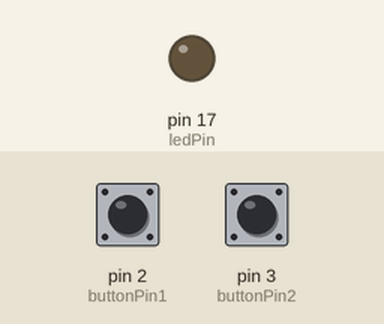
This sketch was run on a simulated Arduino Mega 2560, built with avr-gcc and run on an emulated ATmega2560. Shown: output pins drawn as LEDs (lit = HIGH). Dashed ring = blinking. The inputs (shaded band) are chosen by the test bench; at power-on: pin 2 (buttonPin1) LOW, pin 3 (buttonPin2) LOW. The modem accepts every AT command (registered, SIM ready, sends succeed) and sends nothing else; what the sketch prints to the serial monitor is not drawn.

Above: at 0.1 s.
At 2.4 s:
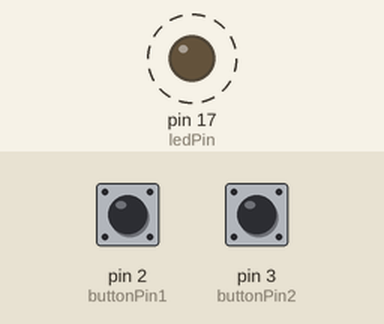
2.5 s: pin 2 (buttonPin1) pulled HIGH for 0.15 s
Timing chart, 0 to 11.5 s (numbered marks = the images above; inputs shaded):
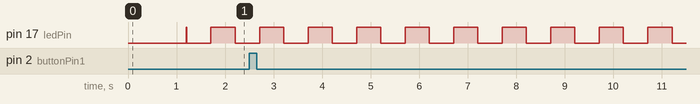

The sketch:

lora_pedals.ino
```cpp
// Define the pins for the buttons
const int buttonPin1 = 2;
const int buttonPin2 = 3;
const int ledPin = 17;
const int blinkIntervalMs = 500;

void setup() {
  // Initialize serial communication
  Serial.begin(9600);
  Serial1.begin(115200);

  // Set the button pins as inputs
  pinMode(buttonPin1, INPUT);
  pinMode(buttonPin2, INPUT);

  // led
  pinMode(ledPin, OUTPUT);

  Serial1.print("AT+ADDRESS=5\r\n");        // address 5 = pedals
  delay(100);
  Serial1.print("AT+NETWORKID=18\r\n");
  delay(100);
  Serial1.print("AT+MODE=2,500,60000\r\n"); // smart rx mode [2] [rxtime_ms] [sleeptime_ms]
  delay(1000);

  digitalWrite(ledPin, HIGH);
  Serial1.print("AT+SEND=2,5,test1\r\n");
  delay(10);
}

void delaySeconds(uint32_t seconds) {
  while(seconds) {
    seconds--;
    delay(1000);
  }
}

void loop() {
  static int pedalState1 = 0;
  static unsigned long lastPress1 = 0;
  static unsigned long lastRelease1 = 0;

  static int pedalState2 = 0;
  static unsigned long lastPress2 = 0;
  static unsigned long lastRelease2 = 0;

  static unsigned int tog = 0;
  static unsigned long lastBlinkMillis = 0;

  // Check if button 1 is pressed
  if (digitalRead(buttonPin1) == HIGH) {
    if(pedalState1 == 0)
    {
      // rising edge
      if(millis() > (lastRelease1 + 100))
      {
        // past debounce time
        pedalState1 = 1;
        lastPress1 = millis();
        Serial1.print("AT+SEND=2,4,p1dn\r\n");
        Serial.println("pedal 1 down");
      }
    }
  }

  // Check if button 1 is released
  if (digitalRead(buttonPin1) == LOW) {
    if(pedalState1 == 1)
    {
      // falling edge
      if(millis() > (lastPress1 + 100))
      {
        // past debounce time
        pedalState1 = 0;
        lastRelease1 = millis();
        Serial1.print("AT+SEND=2,4,p1up\r\n");
        Serial.println("pedal 1 up");
      }
    }
  }

  // Check if button 2 is pressed
  if (digitalRead(buttonPin2) == HIGH) {
    if(pedalState2 == 0)
    {
      // rising edge
      if(millis() > (lastRelease2 + 100))
      {
        // past debounce time
        pedalState2 = 1;
        lastPress2 = millis();
        Serial1.print("AT+SEND=2,4,p2dn\r\n");
        Serial.println("pedal 2 down");
      }
    }
  }

  // Check if button 2 is released
  if (digitalRead(buttonPin2) == LOW) {
    if(pedalState2 == 1)
    {
      // falling edge
      if(millis() > (lastPress2 + 100))
      {
        // past debounce time
        pedalState2 = 0;
        lastRelease2 = millis();
        Serial1.print("AT+SEND=2,4,p2up\r\n");
        Serial.println("pedal 2 up");
      }
    }
  }


  if(millis() >= (lastBlinkMillis + blinkIntervalMs))
  {
    lastBlinkMillis = millis();
    if(tog == 0)
    {
      tog = 1;
      digitalWrite(ledPin, LOW);
    } else {
      tog = 0;
      digitalWrite(ledPin, HIGH);
    }
  }
}
```

Measured:
- by itself, pin 17 (ledPin): alternates HIGH for 0.50 s and LOW for 0.50 s
